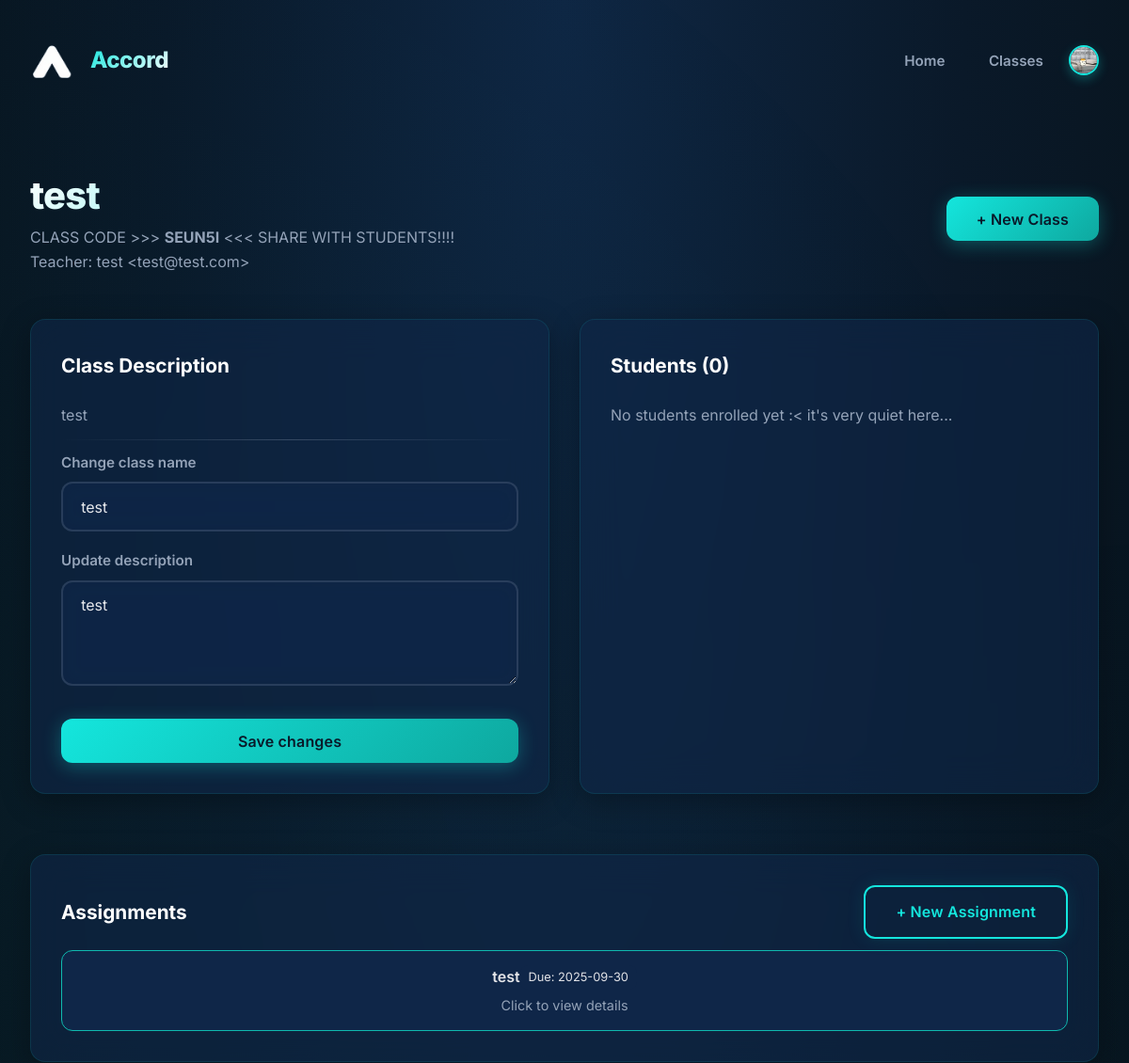
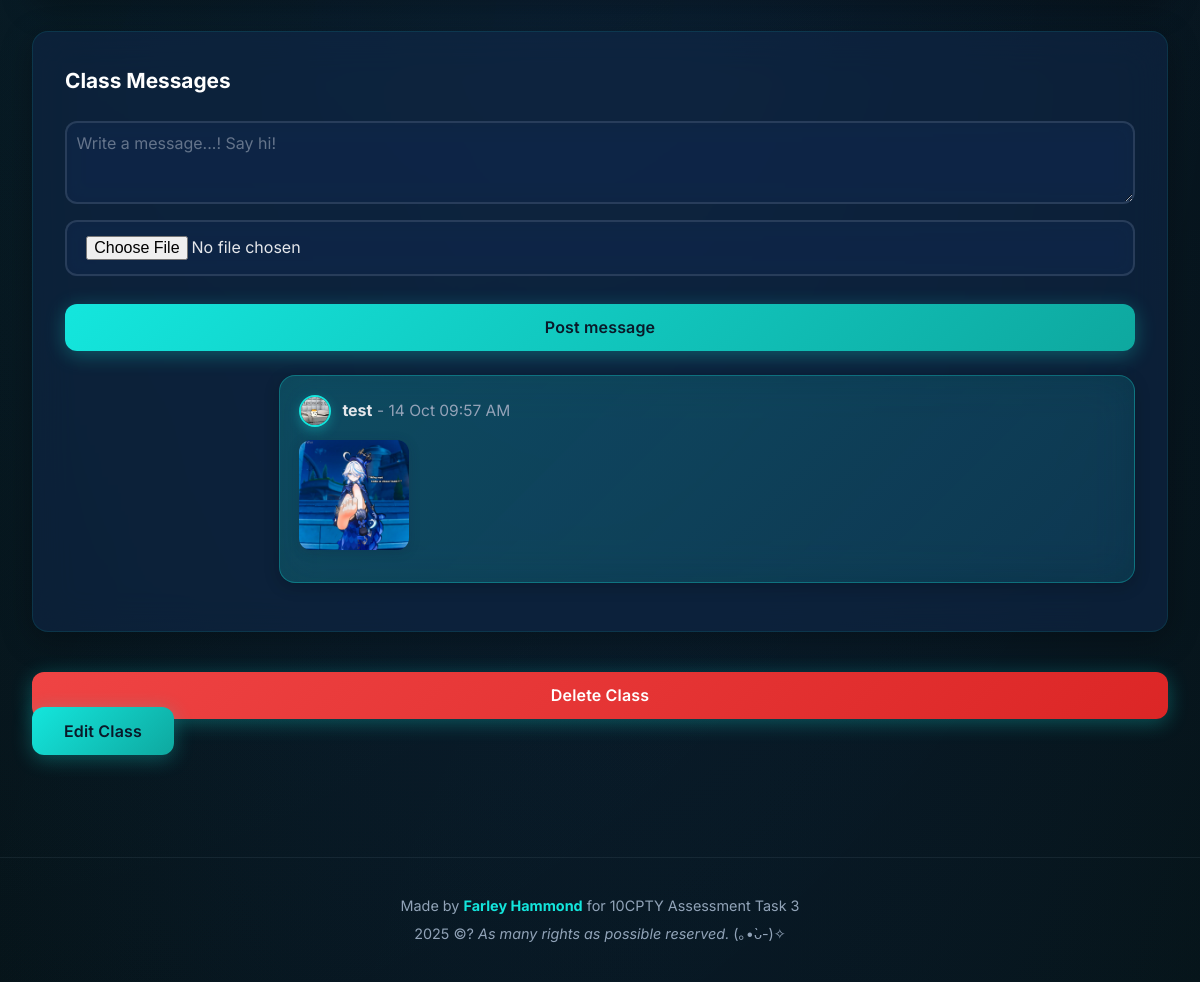
The app's page /class/1 (signed in), older data (2 pictures, top to bottom).
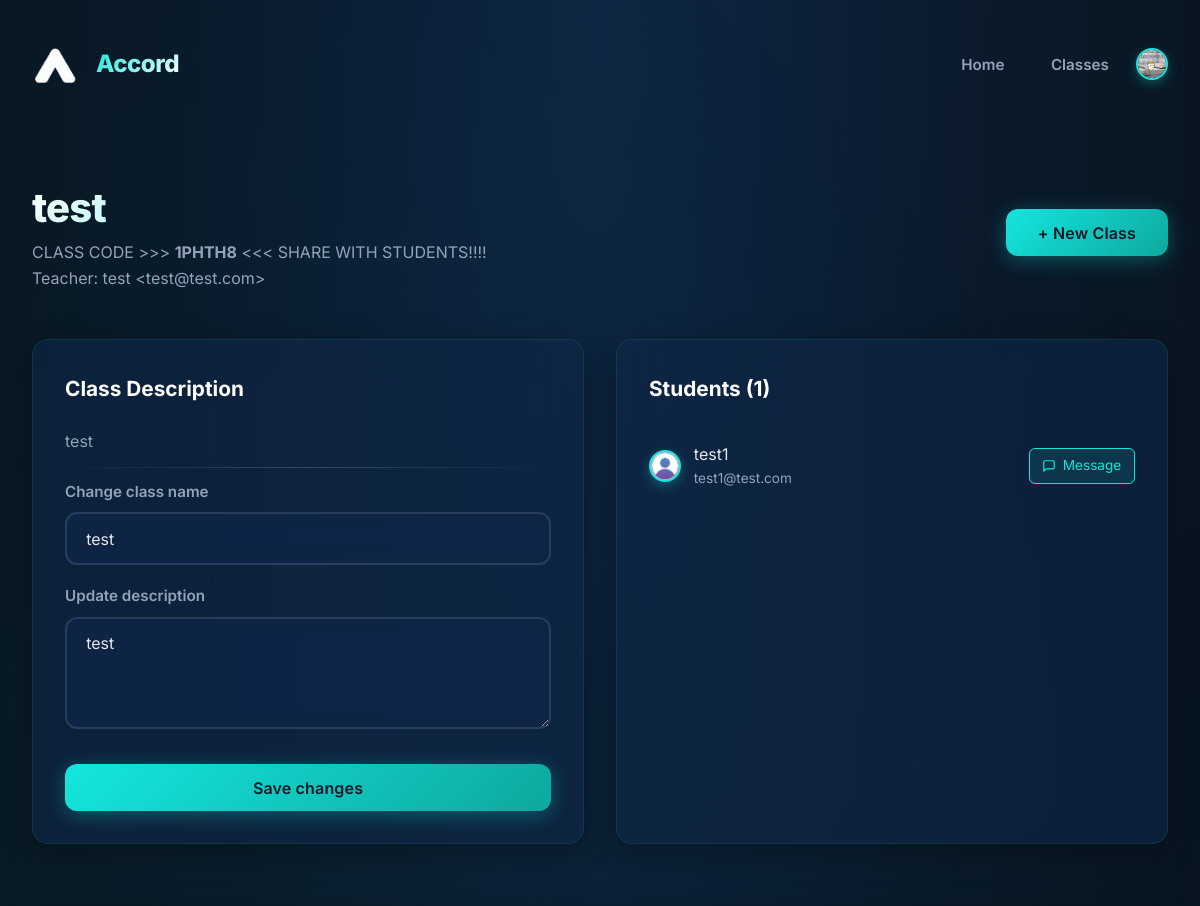
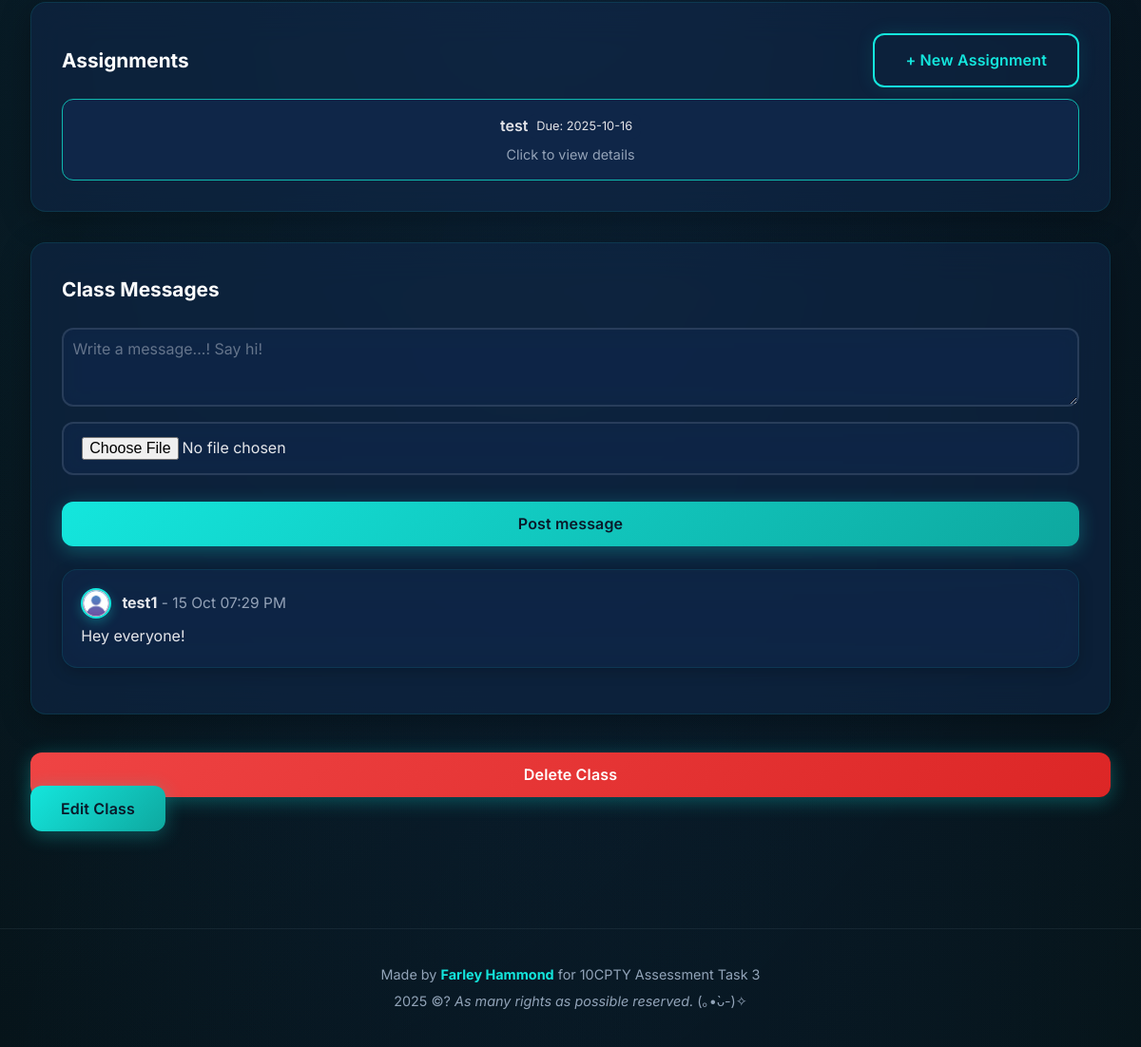
The same page, newer data (2 pictures, top to bottom).
### tables this page shows
CREATE TABLE classes (
        classID INTEGER PRIMARY KEY AUTOINCREMENT,
        className TEXT NOT NULL,
        code TEXT UNIQUE NOT NULL,
        teacherID INTEGER NOT NULL,
        description TEXT,
        FOREIGN KEY (teacherID) REFERENCES users(userID)
    );

CREATE TABLE assignments (
        assignmentID INTEGER PRIMARY KEY AUTOINCREMENT,
        classID INTEGER NOT NULL,
        title TEXT NOT NULL,
        description TEXT,
        dueDate DATE NOT NULL,
        FOREIGN KEY (classID) REFERENCES classes(classID)
    );

CREATE TABLE class_messages (
        messageID INTEGER PRIMARY KEY AUTOINCREMENT,
        classID INTEGER NOT NULL,
        senderID INTEGER NOT NULL,
        content TEXT,
        imageURL TEXT,
        timestamp DATETIME DEFAULT CURRENT_TIMESTAMP,
        FOREIGN KEY (classID) REFERENCES classes(classID),
        FOREIGN KEY (senderID) REFERENCES users(userID)
    );

CREATE TABLE users (
        userID INTEGER PRIMARY KEY AUTOINCREMENT,
        name TEXT NOT NULL,
        email TEXT UNIQUE NOT NULL,
        password TEXT NOT NULL,
        role TEXT NOT NULL CHECK(role IN ('teacher','student')),
        avatar TEXT
    );

### main.py (the view)
@app.route("/class/<int:class_id>")
def class_detail(class_id):
    user = logged_in_user()
    if not user:
        flash("Please log in", "warning")
        return redirect(url_for("login"))
    c = db.get_class_by_id(class_id)
    if not c:
        flash("Class not found", "danger")
        return redirect(url_for("classes"))
    teacher = db.get_user_by_id(c[3])
    students = db.list_students_in_class(class_id)
    messages = db.list_class_messages(class_id, limit=200)
    assignments = db.get_assignments_for_class(class_id)
    enrolled = (user["role"] == "teacher" and user["id"] == c[3]) or db.is_student_enrolled(class_id, user["id"])
    return render_template("class_detail.html",
                           class_row=c, teacher=teacher, students=students,
                           messages=messages, user=user, enrolled=enrolled, assignments=assignments)

### database_manager.py (called while the page is built)
def format_sydney_time(dt_string):
    if not dt_string:
        return ""
    try:
        utc_dt = datetime.strptime(dt_string, '%Y-%m-%d %H:%M:%S')
        utc_dt = pytz.utc.localize(utc_dt)
        sydney_dt = utc_dt.astimezone(SYDNEY_TZ)
        return sydney_dt.strftime('%d %b %I:%M %p')
    except:
        return dt_string

def get_connection():
    con = sql.connect(DB_PATH)
    con.execute("PRAGMA foreign_keys = ON;")
    return con

def get_user_by_id(userID):
    con = get_connection()
    cur = con.cursor()
    cur.execute("SELECT * FROM users WHERE userID = ?", (userID,))
    u = cur.fetchone()
    con.close()
    return u

def get_class_by_id(classID):
    con = get_connection()
    cur = con.cursor()
    cur.execute("SELECT * FROM classes WHERE classID = ?", (classID,))
    c = cur.fetchone()
    con.close()
    return c

def list_students_in_class(classID):
    con = get_connection()
    cur = con.cursor()
    cur.execute("""
        SELECT u.userID, u.name, u.email, u.avatar
        FROM users u
        JOIN enrollments e ON u.userID = e.studentID
        WHERE e.classID = ?
    """, (classID,))
    rows = cur.fetchall()
    con.close()
    return rows

### templates/class_detail.html (shortened to what the changed rows need)
{% extends "layout.html" %}
{% block content %}
<div class="page">
  <div class="page-header">
    <div>
      <h1>{{ class_row[1] }}</h1>
      <p class="muted">CLASS CODE >>> <strong>{{ class_row[2] }}</strong> <<< SHARE WITH STUDENTS!!!!</p>
      <p class="muted">Teacher: {{ teacher[1] }} &lt;{{ teacher[2] }}&gt;</p>
    </div>
  </div>
  <div class="grid">
    <div class="card">
      <h3>Class Description</h3>
      <p class="muted">{{ class_row[4] or "No description yet." }}</p>
      {% if user.role == 'teacher' and user.id == class_row[3] %}
        <hr style="margin:12px 0">
        <form method="POST" action="{{ url_for('edit_class', class_id=class_row[0]) }}">
          <label>Change class name</label>
          <input name="class_name" type="text" value="{{ class_row[1] }}" />
          <label>Update description</label>
          <textarea name="description" rows="4">{{ class_row[4] or "" }}</textarea>
          <button class="btn" type="submit">Save changes</button>
        </form>
      {% endif %}
    </div>
    <div class="card">
      <h3>Students ({{ students|length }})</h3>
      {% if students %}
        <ul>
          {% for s in students %}
            <li style="display: flex; align-items: center; justify-content: space-between;">
              <div style="display: flex; align-items: center; gap: 0.8rem;">
                <img class="avatar small" src="{{ s[3] or url_for('static', filename='images/default_avatar.png') }}" alt="Profile" />
                <div>
                  <div>{{ s[1] }}</div>
                  <div class="muted" style="font-size: 0.85rem;">{{ s[2] }}</div>
                </div>
              </div>
              {% if s[0] != user.id %}
                <a href="{{ url_for('start_dm', user_id=s[0]) }}" class="student-dm-button">
                  <svg xmlns="http://www.w3.org/2000/svg" width="14" height="14" viewBox="0 0 24 24" fill="none" stroke="currentColor" stroke-width="2" stroke-linecap="round" stroke-linejoin="round"><path d="M21 15a2 2 0 0 1-2 2H7l-4 4V5a2 2 0 0 1 2-2h14a2 2 0 0 1 2 2z"></path></svg>
                  Message
                </a>
              {% endif %}
            </li>
          {% endfor %}
        </ul>
      {% else %}
        <p class="muted">No students enrolled yet :< it's very quiet here...</p>
      {% endif %}
    </div>
  </div>
<div class="card">
  {% if assignments %}
    <div style="display:grid; gap:0.8rem;">
      {% for a in assignments %}
        <a href="{{ url_for('assignment_detail', assignment_id=a[0]) }}"
           class="assignment-item"
           style="display:flex; flex-direction:column; padding:0.9rem 1rem; border-radius:0.75rem; border:1px solid #0fb9af; background:#0f2648; text-decoration:none; transition:all 0.15s ease;">
          <div style="display:flex; justify-content:space-between; align-items:center; margin-bottom:0.3rem;">
            <h4 style="margin:0; font-weight:600; color:#e2e3e7;">{{ a[2] }}</h4>
            <span style="font-size:0.8rem; background:#0f2648; color:#e2e3e7; padding:0.2rem 0.55rem; border-radius:0.5rem;">
              Due: {{ a[4] }}
            </span>
          </div>
          <p class="muted" style="margin:0; font-size:0.9rem;">Click to view details</p>
        </a>
      {% endfor %}
    </div>
  {% else %}
    <p class="muted" style="margin-top:0.5rem;">No assignments yet. Lucky you...</p>
  {% endif %}
</div>
  <div class="card">
    <div style="margin-top:1rem;">
      {% if messages %}
        {% for m in messages %}
          <div class="message-bubble{% if m[2] == user.id %} own{% endif %}">
            <div style="display:flex;align-items:center;gap:0.7rem;">
              <img class="avatar small" src="{{ m[6] or url_for('static', filename='images/default_avatar.png') }}" alt="User" />
              <div>
                <span style="font-weight:700;">{{ m[5] }}</span>
                <span class="muted" style="font-size:0.97em;">- {{ m[4]|sydney_time }}</span>
              </div>
            </div>
            {% if m[7] %}
              <div style="margin:0.8em 0;">
                <img src="{{ m[7] }}" style="max-width:170px;max-height:110px;border-radius:12px;box-shadow:0 2px 12px #0f203433;" alt="Image" />
              </div>
            {% endif %}
            <div style="margin-top:6px;">{{ m[3] }}</div>
          </div>
        {% endfor %}
      {% else %}
        <p class="muted">No messages yet.</p>
      {% endif %}
    </div>
  </div>
</div>
{% endblock %}

Row changes from the older to the newer data that the page shows:
removed class_messages: avatar (picture), name "test", timestamp "14 Oct 09:57 AM", imageURL (picture)
changed classes "test": code "SEUN5I" → "1PHTH8"
now on this page (row edited): users: name "test1", email "test1@test.com"
changed assignments "test": dueDate "2025-09-30" → "2025-10-16"
now on this page (row edited): class_messages: name "test1", timestamp "15 Oct 07:29 PM", content "Hey everyone!"
Text that changed along with them:
{{ students|length }}: "0" → "1"
text no longer shown: "No students enrolled yet :< it's very quiet here..."
